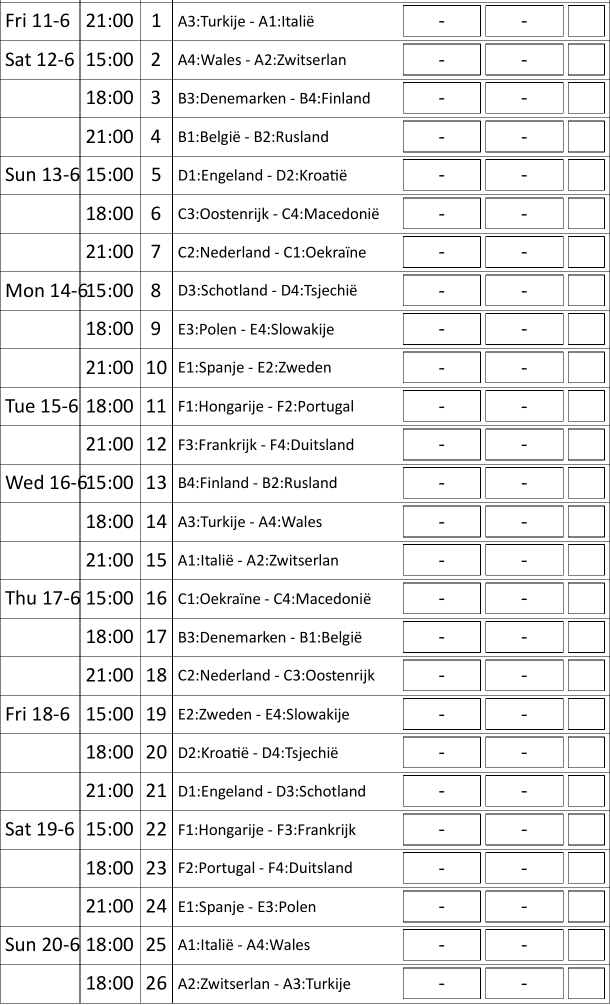
#> input picture pool-form-back-left.png, 1220 x 2010 px, found by its file name (shown at 1/2 size)
$ python -i __init__.py   (imports and definitions only)
#> lines starting #> are read from the running program, lines starting #| are printed output that depends on the picture; after the words box and inside, x2 and y2 are one past the last pixel; in counts of white or black regions, pixels touching at a corner belong together
#> further down, picture is the input picture: shape (2010, 1220, 3); min 0, max 255, mean 235.5
###
# Following tutorial at https://www.pyimagesearch.com/2020/08/31/image-alignment-and-registration-with-opencv/
###

import numpy as np
import imutils
import cv2
import logging as log
import os
from glob import glob

from lib.align_images import align_images
from lib.rect_utils import (
    snap_rects_to_nearest_vertical,
    align_rects_to_self,
    cluster_rects_on_diff,
    to_cv2_rect,
    find_missing_rects,
)

# [1 line not run here, left out]

# [32 lines left out: functions crop, crop_back, not called in this run]

def find_rects(image, debug=False):
#> called with debug = False
    img_gray = cv2.cvtColor(image.copy(), cv2.COLOR_BGR2GRAY)

    th, working_img = cv2.threshold(img_gray, 250, 255, cv2.THRESH_BINARY)
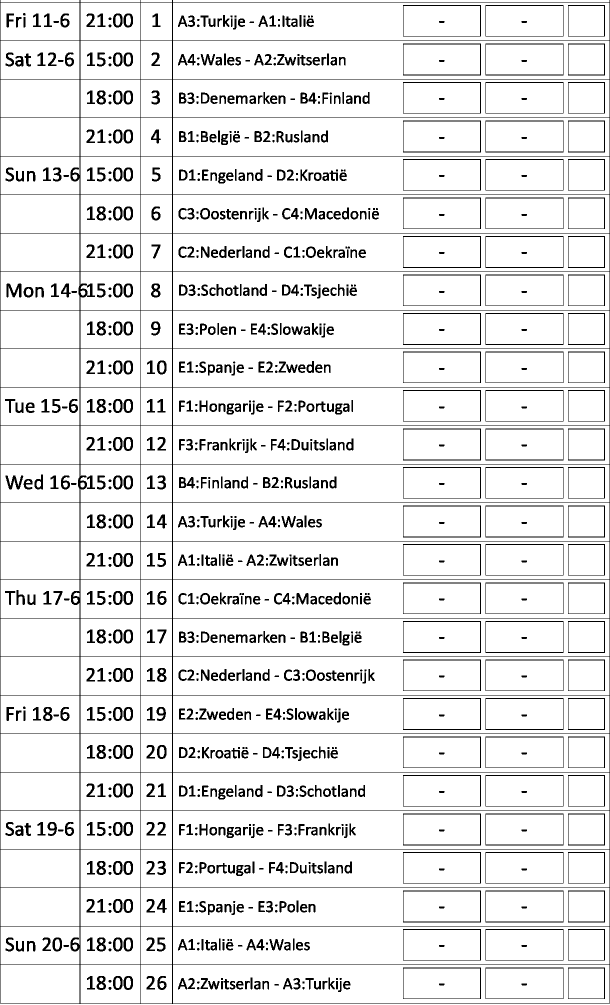
#> working_img: shape (2010, 1220) (shown at 1/2 size); 90.9% white; 1098 black regions (148 under 20 px), largest, box (x1, y1, x2, y2) and area: (0, 0, 1220, 2008) 48281, (806, 87, 962, 151) 804, (806, 241, 962, 305) 804
    working_img = 255 - working_img
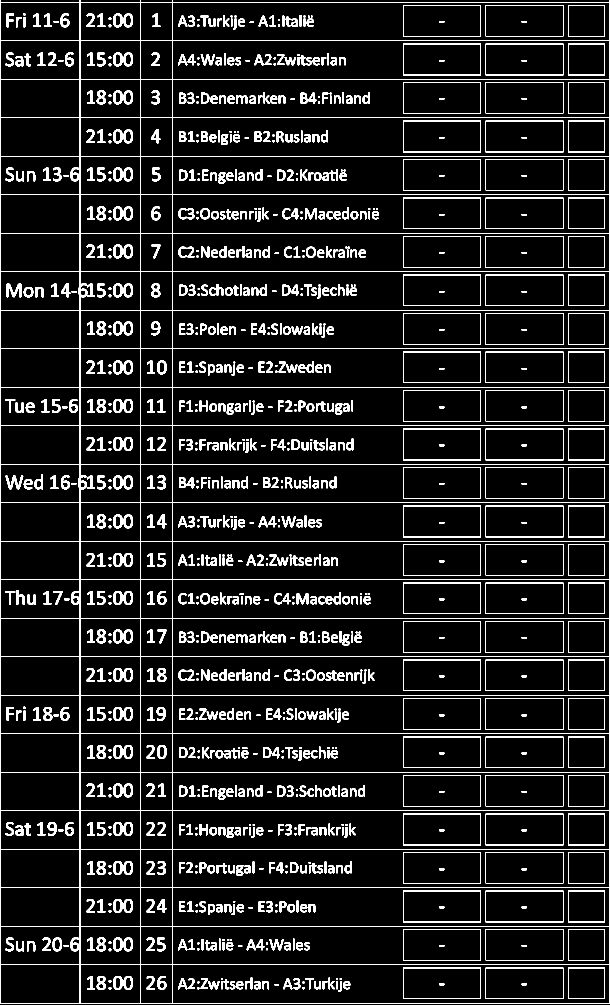
#> working_img: shape (2010, 1220) (shown at 1/2 size); 9.1% white; 1098 white regions (148 under 20 px)

    #  working_img=cv2.GaussianBlur(working_img, (3, 3), 1)

    contours, hierarchy = cv2.findContours(
        image=working_img,
        mode=cv2.RETR_TREE,
        method=cv2.CHAIN_APPROX_SIMPLE
    )
#> contours = 1604 contours, 228 with area under 20; largest, box (x1, y1, x2, y2) and area: (0, 0, 1220, 2008) 2440455, (345, 1929, 1220, 2007) 67296, (345, 1852, 1220, 1930) 67296, (345, 1775, 1220, 1853) 67296, (345, 1698, 1220, 1776) 67296

    rects = []
    for c in contours:
        perimeter = cv2.arcLength(c, True)
        approximation = cv2.approxPolyDP(c, 0.02 * perimeter, True)

        x, y, w, h = cv2.boundingRect(approximation)
        rects.append((x, y, w, h))
#> this loop made 1604 passes
#> (perimeter, x, y, w, h) on passes 3 to 5: (12.83, 605, 1974, 4, 5), (13.66, 394, 1974, 5, 5), (19.41, 549, 1968, 9, 3)
#> after the loop, rects = 1604 items, first 6: (0, 0, 1220, 2007), (345, 1929, 875, 78), (605, 1974, 4, 5), (394, 1974, 5, 5), (549, 1968, 9, 3), (605, 1963, 4, 4)

    return rects

# [22 lines left out: function dedupe_rects, not called in this run]

MIN_ROW_HEIGHT_PX = 48
MAX_ROW_HEIGHT_PX = 75

MIN_STANCE_WIDTH_PX = 120
MAX_STANCE_WIDTH_PC = 165

MIN_TOTO_WIDTH_PX = 63
MAX_TOTO_WIDTH_PX = 82

FIRST_HALF_MAX_X_THRESHOLD_PX = 50
SECOND_HALF_MIN_X_THRESHOLD_PX = 180
SECOND_HALF_MAX_X_THRESHOLD_PX = 230
TOTO_MIN_X_THRESHOLD_PX = 320

def find_stances_and_toto(image, debug=False):
    log.debug(f"MIN_ROW_HEIGHT_PX {MIN_ROW_HEIGHT_PX}")
    log.debug(f"MAX_ROW_HEIGHT_PX {MAX_ROW_HEIGHT_PX}")

    rects = find_rects(image, debug=False)

    first_half = []
    second_half = []
    toto = []
    all_rects = []
    for (x, y, w, h) in rects:
        # If the rect is too high don't do anything
        if h < MIN_ROW_HEIGHT_PX or h > MAX_ROW_HEIGHT_PX: continue

        r = [x, y, x + w, y + h]

        all_rects.append(r)

        if w > MIN_STANCE_WIDTH_PX and w < MAX_STANCE_WIDTH_PC:
            if x < FIRST_HALF_MAX_X_THRESHOLD_PX:
                log.debug('found first half')
                first_half.append(r)
                continue

            if x > SECOND_HALF_MIN_X_THRESHOLD_PX and x < SECOND_HALF_MAX_X_THRESHOLD_PX:
                log.debug('found second half')
                second_half.append(r)
                continue

        elif w > MIN_TOTO_WIDTH_PX and w < MAX_TOTO_WIDTH_PX and x > TOTO_MIN_X_THRESHOLD_PX:
            log.debug('found toto')
            toto.append(r)
            continue

        log.warn(f"found nothing for {r} {w} {h}")
#> this loop made 1604 passes
#> after the loop, all_rects = 156 items, first 6: [1136, 1935, 1210, 1998], [1136, 1936, 1209, 1998], [971, 1935, 1127, 1998], [971, 1936, 1127, 1998], [806, 1935, 962, 1998], [806, 1936, 961, 1998]; first_half = []; second_half = []; toto = 52 items, first 6: [1136, 1935, 1210, 1998], [1136, 1936, 1209, 1998], [1136, 1858, 1210, 1921], [1136, 1859, 1209, 1921], [1136, 1781, 1210, 1845], [1136, 1782, 1209, 1844]

#> (the run stopped early here; a loop or call above may not have finished)

$ run again, on pool-form-back-right-nl.png
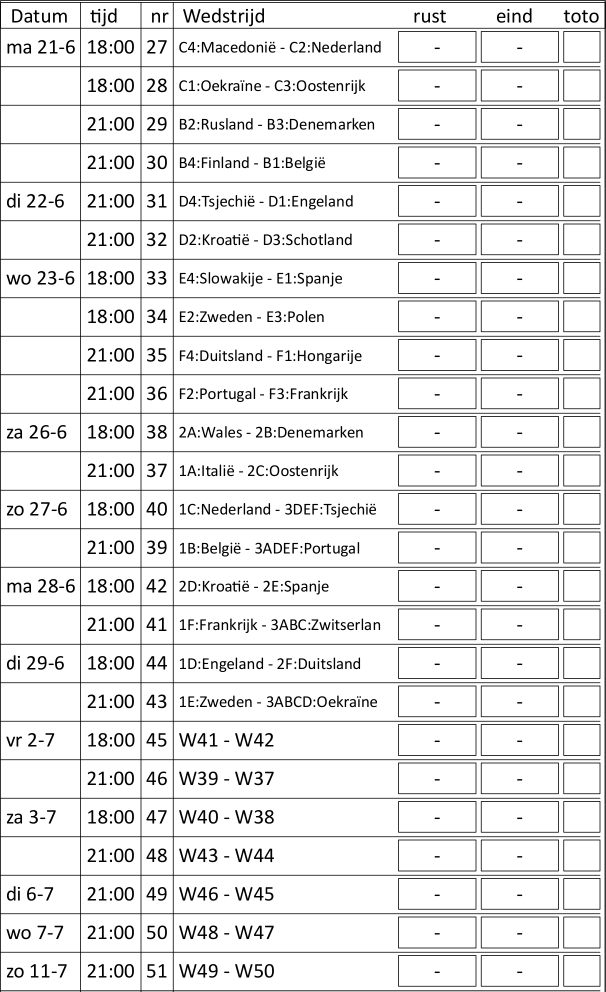
#> input picture pool-form-back-right-nl.png, 1211 x 1983 px (shown at 1/2 size)
#> picture is the input picture: shape (1983, 1211, 3); min 0, max 255, mean 233
#> in find_rects, `th, working_img = cv2.threshold(img_gray, 250, 255, cv2.THRESH_BINARY)`:
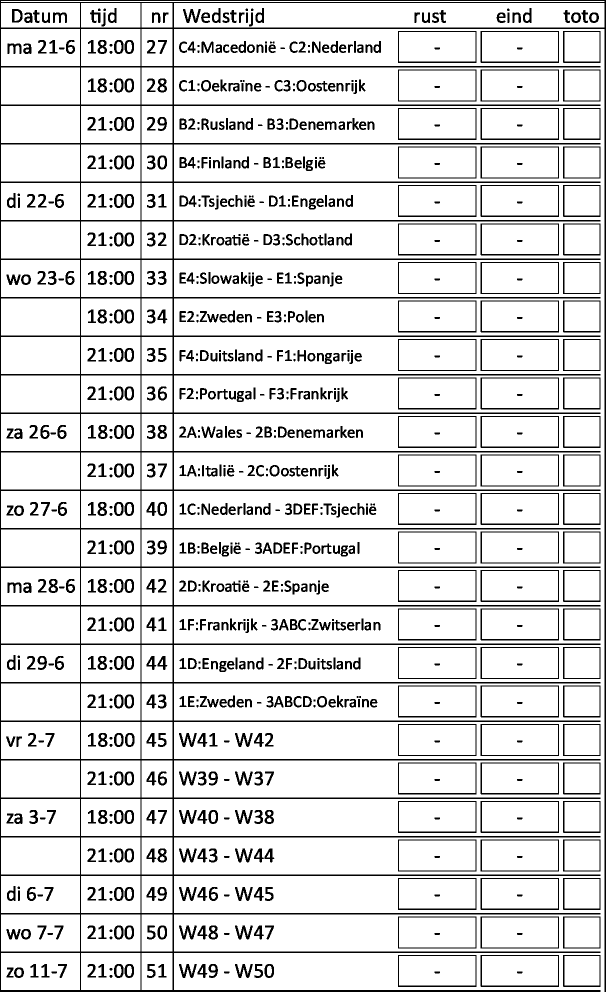
#> working_img: shape (1983, 1211) (shown at 1/2 size); 86.8% white; 980 black regions (120 under 20 px), largest, box (x1, y1, x2, y2) and area: (0, 0, 1211, 1983) 119599, (961, 62, 1118, 126) 1079, (961, 216, 1118, 280) 1079
#> in find_rects, `working_img = 255 - working_img`:
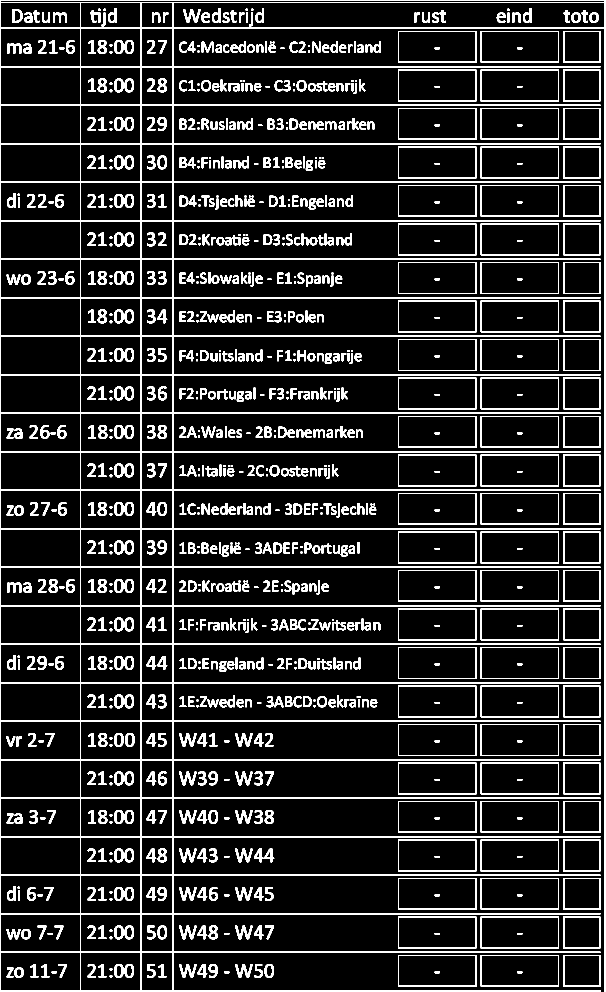
#> working_img: shape (1983, 1211) (shown at 1/2 size); 13.2% white; 980 white regions (120 under 20 px)
#> contours = 1445 contours, 171 with area under 20; largest, box (x1, y1, x2, y2) and area: (0, 0, 1211, 1983) 781546, (347, 5, 1210, 56) 43098, (1, 1905, 161, 1981) 11923, (1, 1828, 161, 1904) 11923, (1, 1751, 161, 1827) 11923
#> the loop in find_rects, `for c in contours:` made 1445 passes
#> (perimeter, x, y, w, h) on passes 1 to 3: (24.83, 448, 1943, 11, 4), (78.87, 529, 1928, 19, 28), (57.21, 533, 1930, 12, 23)
#> after the loop in find_rects, `for c in contours:`: rects = 1445 items, first 6: (448, 1943, 11, 4), (529, 1928, 19, 28), (533, 1930, 12, 23), (509, 1928, 17, 27), (470, 1928, 35, 28), (417, 1928, 19, 28)
#> the loop in find_stances_and_toto, `for (x, y, w, h) in rects: # If the rect is too high don't do anything` made 1445 passes
#> after the loop in find_stances_and_toto, `for (x, y, w, h) in rects:`: all_rects = 154 items, first 6: [1126, 1910, 1201, 1974], [1128, 1911, 1200, 1972], [961, 1910, 1118, 1974], [963, 1911, 1117, 1972], [796, 1910, 953, 1974], [797, 1911, 952, 1972]; first_half = [[1, 5, 161, 56]]; second_half = []; toto = 50 items, first 6: [1126, 1910, 1201, 1974], [1128, 1911, 1200, 1972], [1126, 1833, 1201, 1897], [1128, 1834, 1200, 1896], [1126, 1756, 1201, 1820], [1128, 1757, 1200, 1818]

$ run again, on pool-form-back-table.png
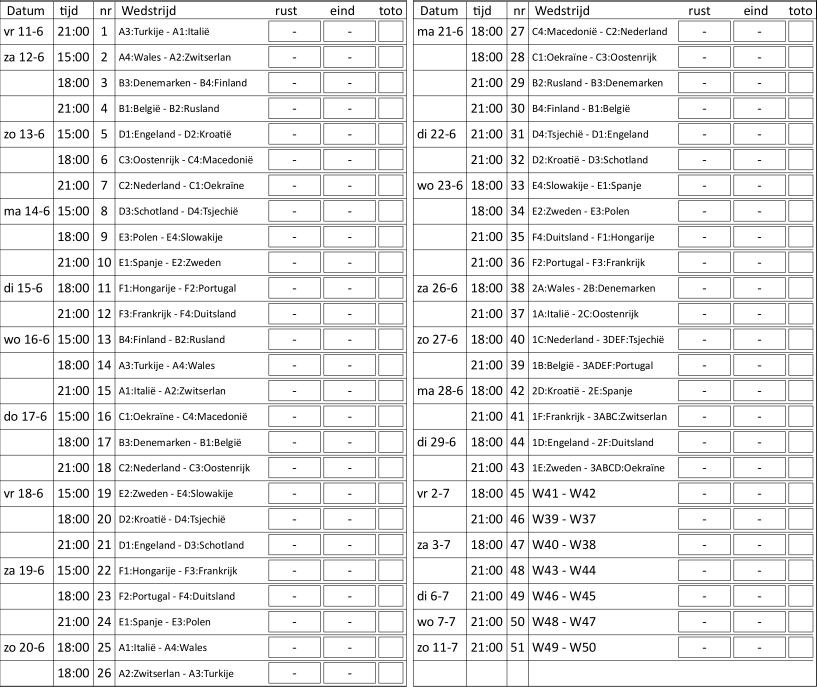
#> input picture pool-form-back-table.png, 2450 x 2060 px (shown at 1/3 size)
#> picture is the input picture: shape (2060, 2450, 3); min 0, max 255, mean 233.7
#> in find_rects, `th, working_img = cv2.threshold(img_gray, 250, 255, cv2.THRESH_BINARY)`:
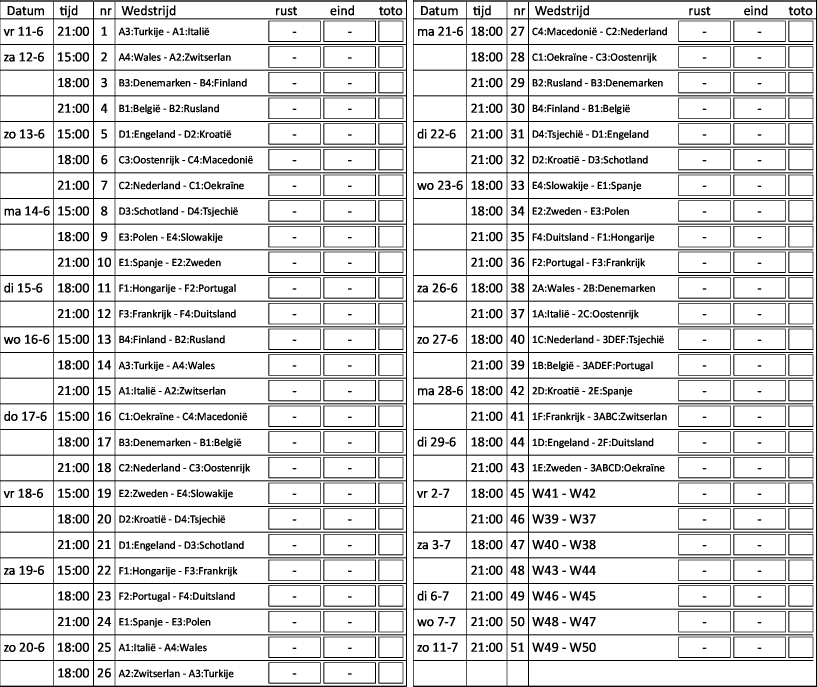
#> working_img: shape (2060, 2450) (shown at 1/3 size); 87.1% white; 2106 black regions (294 under 20 px), largest, box (x1, y1, x2, y2) and area: (0, 0, 1221, 2060) 125495, (1239, 0, 2450, 2060) 124046, (970, 62, 1128, 126) 1142
#> in find_rects, `working_img = 255 - working_img`:
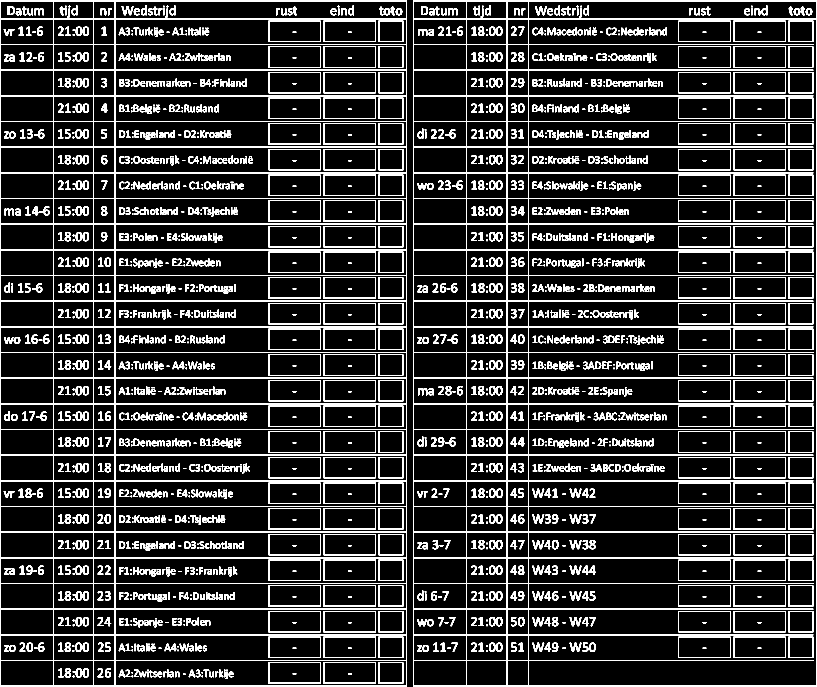
#> working_img: shape (2060, 2450) (shown at 1/3 size); 12.9% white; 2106 white regions (294 under 20 px)
#> contours = 3097 contours, 403 with area under 20; largest, box (x1, y1, x2, y2) and area: (0, 0, 1221, 2060) 2511980, (1239, 0, 2450, 2060) 2491390, (1586, 57, 2449, 2058) 1681323, (345, 1982, 1219, 2058) 65473, (345, 1905, 1219, 1981) 65473
#> the loop in find_rects, `for c in contours:` made 3097 passes
#> (perimeter, x, y, w, h) on passes 6, 7, 9: (94.14, 1556, 1928, 16, 27), (121.9, 1533, 1928, 17, 27), (16.49, 1458, 1950, 6, 6)
#> after the loop in find_rects, `for c in contours:`: rects = 3097 items, first 6: (1239, 0, 1211, 2060), (1521, 1982, 64, 76), (1400, 1982, 121, 76), (1240, 1982, 160, 76), (1521, 1905, 64, 76), (1556, 1928, 16, 27)
#> the loop in find_stances_and_toto, `for (x, y, w, h) in rects: # If the rect is too high don't do anything` made 3097 passes
#> after the loop in find_stances_and_toto, `for (x, y, w, h) in rects:`: all_rects = 314 items, first 6: [2365, 1910, 2440, 1974], [2367, 1911, 2439, 1972], [2200, 1910, 2357, 1974], [2202, 1911, 2356, 1972], [2035, 1910, 2192, 1974], [2036, 1911, 2191, 1972]; first_half = [[0, 5, 160, 56]]; second_half = []; toto = 103 items, first 6: [2365, 1910, 2440, 1974], [2367, 1911, 2439, 1972], [2365, 1833, 2440, 1897], [2367, 1834, 2439, 1896], [2365, 1756, 2440, 1820], [2367, 1757, 2439, 1818]
